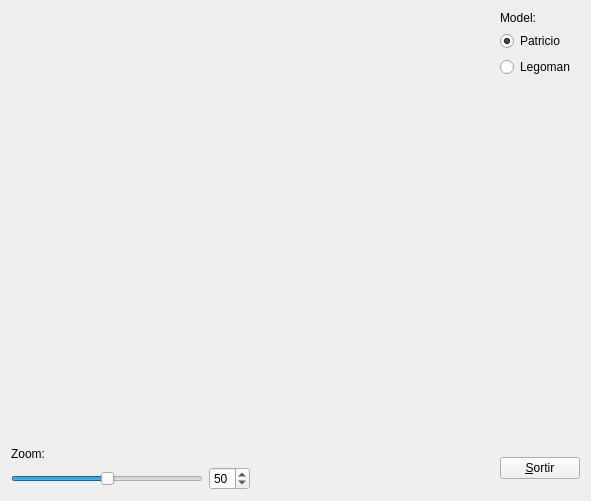
<?xml version="1.0" encoding="UTF-8"?>
<ui version="4.0">
 <class>MyForm</class>
 <widget class="QWidget" name="MyForm">
  <property name="geometry">
   <rect>
    <x>0</x>
    <y>0</y>
    <width>591</width>
    <height>501</height>
   </rect>
  </property>
  <property name="windowTitle">
   <string>IDI-Lab</string>
  </property>
  <layout class="QGridLayout" name="gridLayout_2">
   <item row="0" column="0" rowspan="2" colspan="2">
    <widget class="MyGLWidget" name="widget" native="true">
     <property name="sizePolicy">
      <sizepolicy hsizetype="Expanding" vsizetype="Expanding">
       <horstretch>0</horstretch>
       <verstretch>0</verstretch>
      </sizepolicy>
     </property>
     <property name="minimumSize">
      <size>
       <width>50</width>
       <height>50</height>
      </size>
     </property>
    </widget>
   </item>
   <item row="0" column="2">
    <layout class="QVBoxLayout" name="verticalLayout">
     <item>
      <widget class="QLabel" name="label_2">
       <property name="text">
        <string>Model:</string>
       </property>
      </widget>
     </item>
     <item>
      <widget class="QRadioButton" name="radioButton">
       <property name="text">
        <string>Patricio</string>
       </property>
       <property name="checked">
        <bool>true</bool>
       </property>
      </widget>
     </item>
     <item>
      <widget class="QRadioButton" name="radioButton_2">
       <property name="text">
        <string>Legoman</string>
       </property>
      </widget>
     </item>
    </layout>
   </item>
   <item row="1" column="2">
    <spacer name="verticalSpacer">
     <property name="orientation">
      <enum>Qt::Vertical</enum>
     </property>
     <property name="sizeHint" stdset="0">
      <size>
       <width>20</width>
       <height>422</height>
      </size>
     </property>
    </spacer>
   </item>
   <item row="2" column="0">
    <layout class="QGridLayout" name="gridLayout">
     <item row="0" column="0">
      <widget class="QLabel" name="label">
       <property name="text">
        <string>Zoom:</string>
       </property>
      </widget>
     </item>
     <item row="1" column="0">
      <widget class="QSlider" name="horizontalSlider">
       <property name="value">
        <number>50</number>
       </property>
       <property name="orientation">
        <enum>Qt::Horizontal</enum>
       </property>
      </widget>
     </item>
     <item row="1" column="1">
      <widget class="QSpinBox" name="spinBox">
       <property name="value">
        <number>50</number>
       </property>
      </widget>
     </item>
    </layout>
   </item>
   <item row="2" column="1">
    <spacer name="horizontalSpacer">
     <property name="orientation">
      <enum>Qt::Horizontal</enum>
     </property>
     <property name="sizeHint" stdset="0">
      <size>
       <width>238</width>
       <height>20</height>
      </size>
     </property>
    </spacer>
   </item>
   <item row="2" column="2">
    <widget class="QPushButton" name="pushButton">
     <property name="sizePolicy">
      <sizepolicy hsizetype="Fixed" vsizetype="Fixed">
       <horstretch>0</horstretch>
       <verstretch>0</verstretch>
      </sizepolicy>
     </property>
     <property name="text">
      <string>&amp;Sortir</string>
     </property>
    </widget>
   </item>
  </layout>
 </widget>
 <customwidgets>
  <customwidget>
   <class>MyGLWidget</class>
   <extends>QWidget</extends>
   <header>MyGLWidget.h</header>
   <container>1</container>
   <slots>
    <signal>getZoom(int)</signal>
    <slot>setZoom(int)</slot>
    <slot>setPatricio()</slot>
    <slot>setLegoman()</slot>
   </slots>
  </customwidget>
 </customwidgets>
 <resources/>
 <connections>
  <connection>
   <sender>pushButton</sender>
   <signal>clicked()</signal>
   <receiver>MyForm</receiver>
   <slot>close()</slot>
   <hints>
    <hint type="sourcelabel">
     <x>580</x>
     <y>482</y>
    </hint>
    <hint type="destinationlabel">
     <x>590</x>
     <y>500</y>
    </hint>
   </hints>
  </connection>
  <connection>
   <sender>horizontalSlider</sender>
   <signal>valueChanged(int)</signal>
   <receiver>spinBox</receiver>
   <slot>setValue(int)</slot>
   <hints>
    <hint type="sourcelabel">
     <x>90</x>
     <y>478</y>
    </hint>
    <hint type="destinationlabel">
     <x>206</x>
     <y>487</y>
    </hint>
   </hints>
  </connection>
  <connection>
   <sender>spinBox</sender>
   <signal>valueChanged(int)</signal>
   <receiver>horizontalSlider</receiver>
   <slot>setValue(int)</slot>
   <hints>
    <hint type="sourcelabel">
     <x>214</x>
     <y>467</y>
    </hint>
    <hint type="destinationlabel">
     <x>137</x>
     <y>471</y>
    </hint>
   </hints>
  </connection>
  <connection>
   <sender>horizontalSlider</sender>
   <signal>valueChanged(int)</signal>
   <receiver>widget</receiver>
   <slot>setZoom(int)</slot>
   <hints>
    <hint type="sourcelabel">
     <x>50</x>
     <y>475</y>
    </hint>
    <hint type="destinationlabel">
     <x>67</x>
     <y>391</y>
    </hint>
   </hints>
  </connection>
  <connection>
   <sender>spinBox</sender>
   <signal>valueChanged(int)</signal>
   <receiver>widget</receiver>
   <slot>setZoom(int)</slot>
   <hints>
    <hint type="sourcelabel">
     <x>223</x>
     <y>476</y>
    </hint>
    <hint type="destinationlabel">
     <x>212</x>
     <y>391</y>
    </hint>
   </hints>
  </connection>
  <connection>
   <sender>widget</sender>
   <signal>getZoom(int)</signal>
   <receiver>horizontalSlider</receiver>
   <slot>setValue(int)</slot>
   <hints>
    <hint type="sourcelabel">
     <x>146</x>
     <y>301</y>
    </hint>
    <hint type="destinationlabel">
     <x>152</x>
     <y>477</y>
    </hint>
   </hints>
  </connection>
  <connection>
   <sender>widget</sender>
   <signal>getZoom(int)</signal>
   <receiver>spinBox</receiver>
   <slot>setValue(int)</slot>
   <hints>
    <hint type="sourcelabel">
     <x>278</x>
     <y>351</y>
    </hint>
    <hint type="destinationlabel">
     <x>223</x>
     <y>466</y>
    </hint>
   </hints>
  </connection>
  <connection>
   <sender>radioButton</sender>
   <signal>pressed()</signal>
   <receiver>widget</receiver>
   <slot>setPatricio()</slot>
   <hints>
    <hint type="sourcelabel">
     <x>564</x>
     <y>47</y>
    </hint>
    <hint type="destinationlabel">
     <x>475</x>
     <y>44</y>
    </hint>
   </hints>
  </connection>
  <connection>
   <sender>radioButton_2</sender>
   <signal>pressed()</signal>
   <receiver>widget</receiver>
   <slot>setLegoman()</slot>
   <hints>
    <hint type="sourcelabel">
     <x>552</x>
     <y>70</y>
    </hint>
    <hint type="destinationlabel">
     <x>467</x>
     <y>74</y>
    </hint>
   </hints>
  </connection>
 </connections>
</ui>
